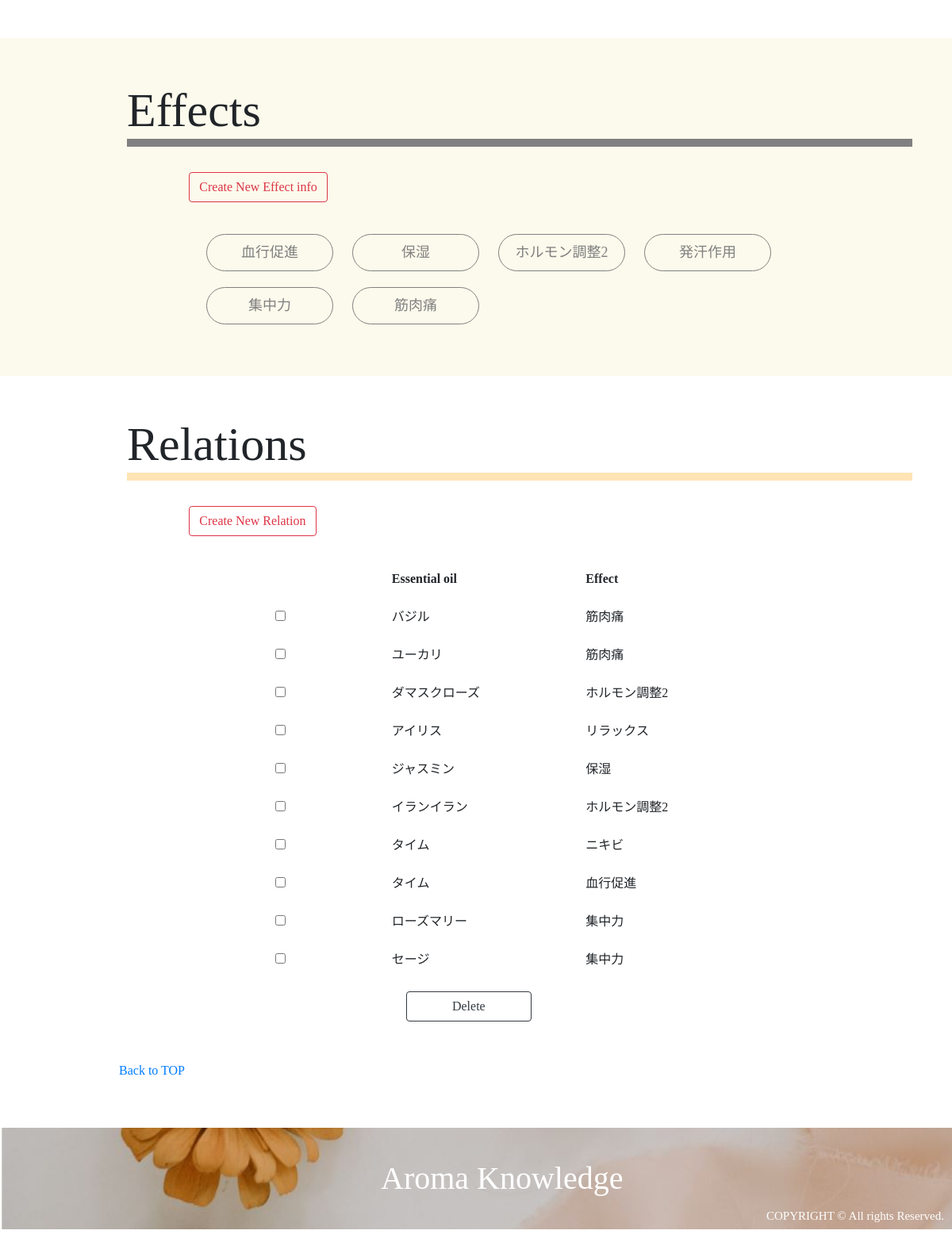
/register_list.php (signed in, lower part), run on an earlier commit of the app's database.
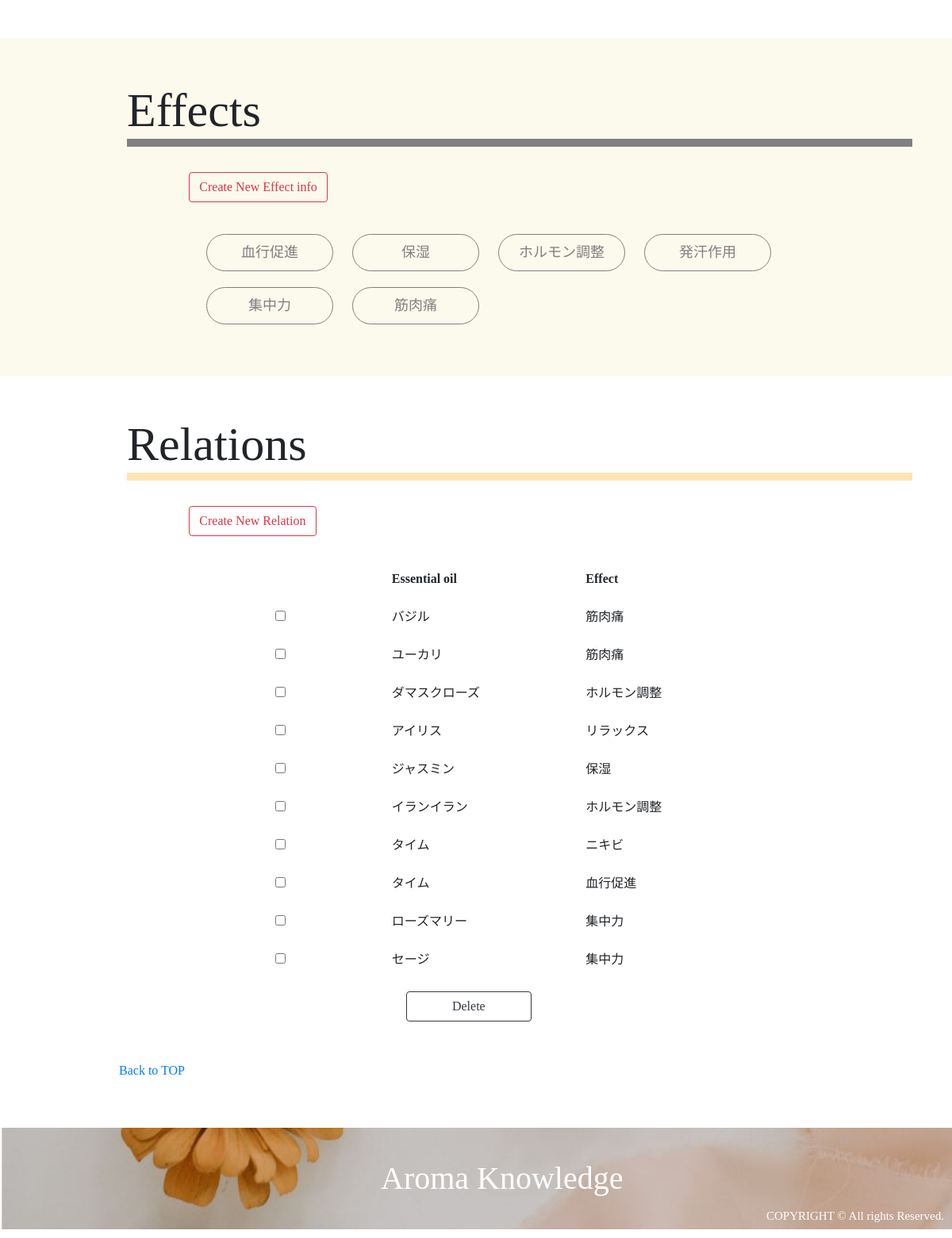
And on a later commit of the database.
### tables this page shows
CREATE TABLE `effects` (
  `id` int(11) NOT NULL AUTO_INCREMENT,
  `effect` varchar(255) NOT NULL,
  `content` varchar(255) NOT NULL,
  `caution` varchar(255) NOT NULL,
  `user_id` int(11) NOT NULL,
  `created_at` timestamp NOT NULL DEFAULT CURRENT_TIMESTAMP,
  PRIMARY KEY (`id`),
  UNIQUE KEY `effect` (`effect`),
  KEY `user_id` (`user_id`),
  CONSTRAINT `effects_ibfk_1` FOREIGN KEY (`user_id`) REFERENCES `users` (`id`) ON DELETE CASCADE ON UPDATE CASCADE
);

CREATE TABLE `relations` (
  `id` int(11) NOT NULL AUTO_INCREMENT,
  `oil_id` int(11) NOT NULL,
  `effect_id` int(11) NOT NULL,
  `howto` varchar(255) NOT NULL,
  `caution` varchar(255) NOT NULL,
  `user_id` int(11) NOT NULL,
  `created_at` timestamp NOT NULL DEFAULT CURRENT_TIMESTAMP,
  PRIMARY KEY (`id`),
  UNIQUE KEY `relation_index` (`user_id`,`oil_id`,`effect_id`),
  KEY `oil_id` (`oil_id`),
  KEY `effect_id` (`effect_id`),
  KEY `user_id` (`user_id`),
  CONSTRAINT `relations_ibfk_1` FOREIGN KEY (`oil_id`) REFERENCES `essential_oils` (`id`) ON DELETE CASCADE ON UPDATE CASCADE,
  CONSTRAINT `relations_ibfk_2` FOREIGN KEY (`effect_id`) REFERENCES `effects` (`id`) ON DELETE CASCADE ON UPDATE CASCADE,
  CONSTRAINT `relations_ibfk_3` FOREIGN KEY (`user_id`) REFERENCES `users` (`id`) ON DELETE CASCADE ON UPDATE CASCADE
);

CREATE TABLE `essential_oils` (
  `id` int(11) NOT NULL AUTO_INCREMENT,
  `name` varchar(255) NOT NULL,
  `scientific_name` varchar(255) NOT NULL,
  `plant_name` varchar(255) NOT NULL,
  `extraction` varchar(255) NOT NULL,
  `aroma` varchar(255) NOT NULL,
  `caution` varchar(255) NOT NULL,
  `english_name` varchar(255) NOT NULL,
  `user_id` int(11) NOT NULL,
  `image` varchar(255) NOT NULL,
  `created_at` timestamp NOT NULL DEFAULT CURRENT_TIMESTAMP,
  PRIMARY KEY (`id`),
  UNIQUE KEY `name` (`name`),
  KEY `user_id` (`user_id`),
  CONSTRAINT `essential_oils_ibfk_1` FOREIGN KEY (`user_id`) REFERENCES `users` (`id`) ON DELETE CASCADE ON UPDATE CASCADE
);

### register_list.php (called while the page is built, shortened)
<?php
    require_once 'DAOs/EffectDAO.php';
    require_once 'DAOs/RelationDAO.php';
    $login_user = $_SESSION['login_user'];
    $user_id = $login_user->id;
    $effects = EffectDAO::get_all_effects_by_user_id($user_id);
    $relations = RelationDAO::get_all_relations_by_user_id($user_id);
    include_once 'views/register_list_view.php';

### DAOs/EffectDAO.php (called while the page is built, shortened)
<?php
    class EffectDAO extends DAO{
        public static function get_all_effects_by_user_id($user_id){
            try {
                $pdo = self::get_connection();
                $stmt = $pdo->prepare('SELECT * FROM effects WHERE user_id = :user_id');
                $stmt->bindParam(':user_id', $user_id, PDO::PARAM_INT);
                $stmt->execute();
                $stmt->setFetchMode(PDO::FETCH_CLASS|PDO::FETCH_PROPS_LATE, 'Effect');
                $effects = $stmt->fetchAll();
                return $effects;
            } catch (PDOException $e) {
                return null;
            }
        }
    }

### DAOs/RelationDAO.php (called while the page is built, shortened)
<?php
    class RelationDAO extends DAO{
        public static function get_all_relations_by_user_id($user_id){
            try{
                $pdo = self::get_connection();
                $stmt = $pdo->prepare('SELECT relations.id, essential_oils.name AS essential_oil_name, effects.effect AS effect FROM relations JOIN essential_oils ON relations.oil_id = essential_oils.id JOIN effects ON relations.effect_id = effects.id WHERE relations.user_id=:user_id');
                $stmt->bindValue(':user_id', $user_id, PDO::PARAM_INT);
                $stmt->execute();
                $stmt->setFetchMode(PDO::FETCH_CLASS|PDO::FETCH_PROPS_LATE, 'Relation');
                $relations = $stmt->fetchAll();
                return $relations;
            }catch(PDOException $e){
                return null;
            }
        }
    }

### views/register_list_view.php (the view, shortened to what this page needs)
<!DOCTYPE html>
<html lag="ja">
    <head>
        <link rel="stylesheet" href="https://stackpath.bootstrapcdn.com/bootstrap/4.3.1/css/bootstrap.min.css">
        <link rel="stylesheet" href="css/style.css">
        <link rel="stylesheet" href="css/style2.css">
    </head>
    <body>
        <div class="wrapper">
            <div class="effects">
                <h2 class="title">Effects</h2>
                <div class="form-group row">
                    <div class="offset-2 col-10 mt-4">
                        <a class="btn btn-outline-danger" href="effect_register.php" role="button">Create New Effect info</a>
                    </div>
                </div>
                <div class="EffectContent">
                    <?php foreach($effects as $effect): ?>
                    <a href="effect_detail_for_user.php?id=<?= $effect->id ?>" class="EffectBtn"><?= $effect->effect ?></a>
                    <?php endforeach; ?>
                </div>
            </div>
        </div>
        <div class="relations">
            <h2 class="title">Relations</h1>
            <div class="form-group row">
                <div class="offset-2 col-10 mt-4">
                    <a class="btn btn-outline-danger" href="relation_register.php" role="button">Create New Relation</a>
                </div>
            </div>
            <?php if($relations !== null): ?>
            <div class="RelationContent">
                <form action="relation_delete.php" method="POST" class="RelationTable ForPC">
                    <table class="table table-borderless table-hover offset-md-3" style="width: 60%">
                        <thead>
                            <tr>
                                <th style="width: 15%"></th>
                                <th style="width: 25%">Essential oil</th>
                                <th style="width: 25%">Effect</th>
                            </tr>
                        </thead>
                        <?php foreach($relations as $relation): ?>
                        <tbody>
                            <tr>
                                <th scope="row">
                                    <input type="checkbox" name="id[]" value="<?= $relation->id ?>">
                                </th>
                                <td><?= $relation->essential_oil_name ?></td>
                                <td><?= $relation->effect ?></td>
                            </tr>
                        </tbody>
                        <?php endforeach; ?>
                    </table>
                    <div class="row offset-md-5">
                        <button type="submit" class="btn btn-outline-dark col-3" onclick="return confirm('関連情報を削除します。よろしいですか？')">Delete</button>
                    </div>
                </form>
            </div>
            <?php endif; ?>
        </div>
        <div class="nav">
            <a href="mypage_top.php">Back to TOP</a><br>
        </div>
        <div class="footer" style="background-image:url(images/footer.jpg)">
            <h1 class="logo">Aroma Knowledge</h1>
            <p class="copylight">COPYRIGHT © All rights Reserved.</p>
        </div>
    </body>
</html>

What changed in the data, as far as the page shows it:
changed effects: effect "ホルモン調整2" → "ホルモン調整"
changed through a linked row, relations "ダマスクローズ": effect.effect "ホルモン調整2" → "ホルモン調整"
changed through a linked row, relations "イランイラン": effect.effect "ホルモン調整2" → "ホルモン調整"
